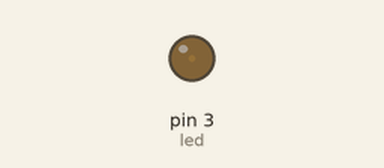
Simulated run of this sketch. Board: Arduino Uno, built with avr-gcc and run on an emulated ATmega328P. Parts: output pins drawn as LEDs (lit = HIGH).

Above: at 0.05 s.
At 1.15 s:
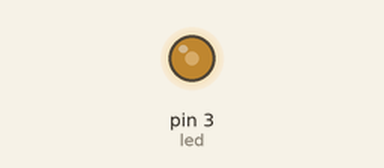
At 2.3 s:
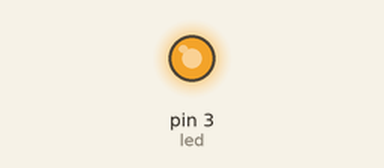
At 4.6 s:
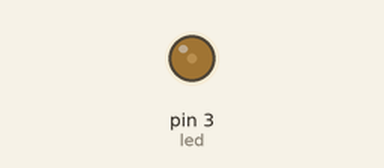
Timing chart, 0 to 6.7 s (numbered marks = the images above):
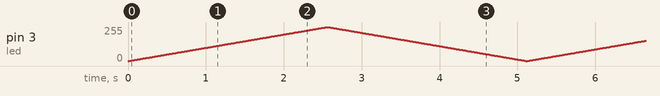

The sketch:

main.ino
```cpp
// C++ code
//
//int potentiometer = A0;
int led = 3;
float voltage;
//int input;

void setup(){
	Serial.begin(9600);
	pinMode(led, OUTPUT);
}

void loop()
{
//  input = analogRead(potentiometer);
//  float output = map(input, 0, 1023, 0, 255);
//  analogWrite(led, output);
//  voltage=(output/256.0)*5;
//  Serial.println(output);
    for (int i = 0; i <= 255; i++){
        analogWrite(led, i);
        delay(10);
    }
    for (int i = 255; i > 0 ; i--){
    analogWrite(led, i);
    delay(10);
  }
}
```
